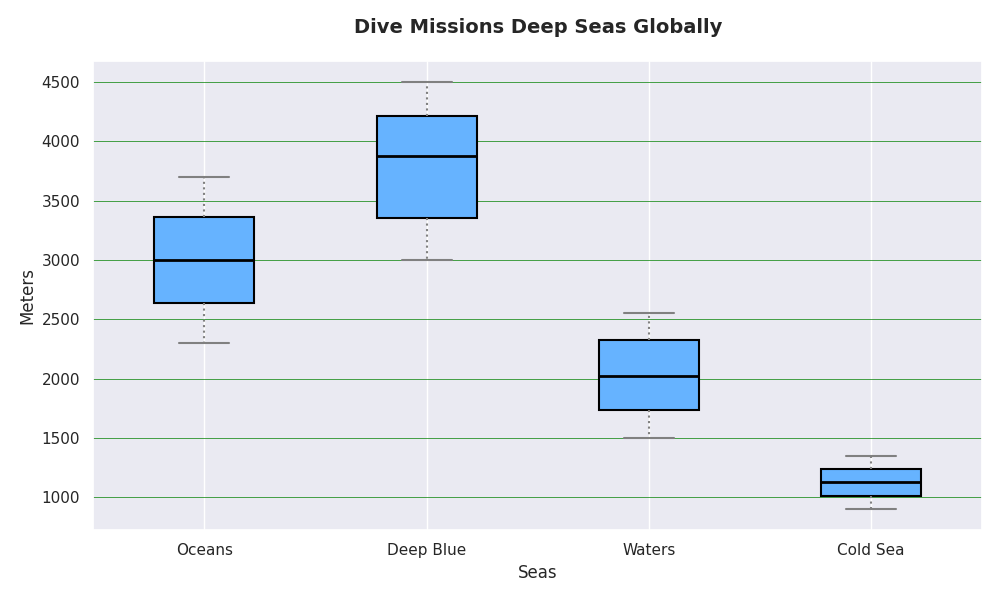

Write the Python code that produced this figure.
import matplotlib.pyplot as plt

atlantic_depths = [2300, 2450, 2600, 2750, 2900, 3100, 3250, 3400, 3500, 3700]
pacific_depths = [3000, 3150, 3300, 3500, 3750, 4000, 4100, 4250, 4400, 4500]
indian_depths = [1500, 1600, 1700, 1850, 1950, 2100, 2250, 2350, 2450, 2550]
arctic_depths = [900, 950, 1000, 1050, 1100, 1150, 1200, 1250, 1300, 1350]

data = [atlantic_depths, pacific_depths, indian_depths, arctic_depths]
oceans = ['Oceans', 'Deep Blue', 'Waters', 'Cold Sea']

fig, ax = plt.subplots(figsize=(10, 6))

boxplot = ax.boxplot(data, vert=True, patch_artist=True, labels=oceans, notch=False)

# Apply a single color for all data groups
single_color = '#66b3ff'
for patch in boxplot['boxes']:
    patch.set_facecolor(single_color)
    patch.set_edgecolor('black')
    patch.set_linewidth(1.5)

plt.setp(boxplot['whiskers'], color='grey', linewidth=1.5, linestyle=':')
plt.setp(boxplot['caps'], color='grey', linewidth=1.5)
plt.setp(boxplot['medians'], color='black', linewidth=2)

ax.set_title('Dive Missions Deep Seas Globally', fontsize=14, weight='bold', pad=20)
ax.set_ylabel('Meters', fontsize=12)
ax.set_xlabel('Seas', fontsize=12)

ax.yaxis.grid(True, color='green', linestyle='-', linewidth=0.5)

plt.tight_layout()
plt.show()
